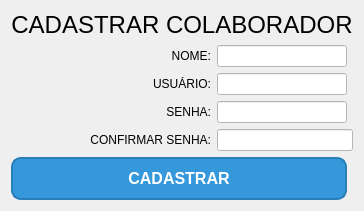
        <widget class="QWidget" name="page">
         <layout class="QGridLayout" name="gridLayout_6">
          <item row="10" column="0">
           <widget class="QPushButton" name="pushButton_15">
            <property name="styleSheet">
             <string notr="true">QPushButton {
    background-color: #3498db;       /* Azul claro */
    color: white;                    /* Cor do texto */
    border-radius: 10px;             /* Bordas arredondadas */
    padding: 10px;                   /* Espaçamento interno */
    font-size: 16px;                 /* Tamanho da fonte */
    font-weight: bold;               /* Texto em negrito */
    border: 2px solid #2980b9;       /* Borda com outra cor */
}

QPushButton:hover {
    background-color: #2980b9;       /* Cor ao passar o mouse */
}

QPushButton:pressed {
    background-color: #1c5d7a;       /* Cor ao pressionar o botão */
}
</string>
            </property>
            <property name="text">
             <string>CADASTRAR</string>
            </property>
           </widget>
          </item>
          <item row="4" column="0">
           <layout class="QHBoxLayout" name="horizontalLayout_13">
            <item>
             <widget class="QLabel" name="label_25">
              <property name="sizePolicy">
               <sizepolicy hsizetype="Preferred" vsizetype="Fixed">
                <horstretch>0</horstretch>
                <verstretch>0</verstretch>
               </sizepolicy>
              </property>
              <property name="minimumSize">
               <size>
                <width>200</width>
                <height>0</height>
               </size>
              </property>
              <property name="text">
               <string>SENHA:</string>
              </property>
              <property name="alignment">
               <set>Qt::AlignRight|Qt::AlignTrailing|Qt::AlignVCenter</set>
              </property>
             </widget>
            </item>
            <item>
             <widget class="QLineEdit" name="lineEdit_8">
              <property name="sizePolicy">
               <sizepolicy hsizetype="Expanding" vsizetype="Fixed">
                <horstretch>0</horstretch>
                <verstretch>0</verstretch>
               </sizepolicy>
              </property>
              <property name="styleSheet">
               <string notr="true">background-color: rgb(255, 255, 255);</string>
              </property>
              <property name="echoMode">
               <enum>QLineEdit::Password</enum>
              </property>
             </widget>
            </item>
           </layout>
          </item>
          <item row="2" column="0">
           <layout class="QHBoxLayout" name="horizontalLayout_11">
            <item>
             <widget class="QLabel" name="label_24">
              <property name="sizePolicy">
               <sizepolicy hsizetype="Preferred" vsizetype="Fixed">
                <horstretch>0</horstretch>
                <verstretch>0</verstretch>
               </sizepolicy>
              </property>
              <property name="minimumSize">
               <size>
                <width>200</width>
                <height>0</height>
               </size>
              </property>
              <property name="text">
               <string>USUÁRIO:</string>
              </property>
              <property name="alignment">
               <set>Qt::AlignRight|Qt::AlignTrailing|Qt::AlignVCenter</set>
              </property>
             </widget>
            </item>
            <item>
             <widget class="QLineEdit" name="lineEdit_5">
              <property name="sizePolicy">
               <sizepolicy hsizetype="Expanding" vsizetype="Fixed">
                <horstretch>0</horstretch>
                <verstretch>0</verstretch>
               </sizepolicy>
              </property>
              <property name="styleSheet">
               <string notr="true">background-color: rgb(255, 255, 255);</string>
              </property>
             </widget>
            </item>
           </layout>
          </item>
          <item row="7" column="0" colspan="2">
           <layout class="QHBoxLayout" name="horizontalLayout_12">
            <item>
             <widget class="QLabel" name="label_20">
              <property name="sizePolicy">
               <sizepolicy hsizetype="Preferred" vsizetype="Fixed">
                <horstretch>0</horstretch>
                <verstretch>0</verstretch>
               </sizepolicy>
              </property>
              <property name="minimumSize">
               <size>
                <width>200</width>
                <height>0</height>
               </size>
              </property>
              <property name="text">
               <string>CONFIRMAR SENHA:</string>
              </property>
              <property name="alignment">
               <set>Qt::AlignRight|Qt::AlignTrailing|Qt::AlignVCenter</set>
              </property>
             </widget>
            </item>
            <item>
             <widget class="QLineEdit" name="lineEdit_7">
              <property name="sizePolicy">
               <sizepolicy hsizetype="Expanding" vsizetype="Fixed">
                <horstretch>0</horstretch>
                <verstretch>0</verstretch>
               </sizepolicy>
              </property>
              <property name="styleSheet">
               <string notr="true">background-color: rgb(255, 255, 255);</string>
              </property>
              <property name="echoMode">
               <enum>QLineEdit::Password</enum>
              </property>
             </widget>
            </item>
           </layout>
          </item>
          <item row="0" column="0" colspan="2">
           <widget class="QLabel" name="label_21">
            <property name="sizePolicy">
             <sizepolicy hsizetype="Preferred" vsizetype="Fixed">
              <horstretch>0</horstretch>
              <verstretch>0</verstretch>
             </sizepolicy>
            </property>
            <property name="text">
             <string>&lt;html&gt;&lt;head/&gt;&lt;body&gt;&lt;p align=&quot;center&quot;&gt;&lt;span style=&quot; font-size:18pt;&quot;&gt;CADASTRAR COLABORADOR&lt;/span&gt;&lt;/p&gt;&lt;/body&gt;&lt;/html&gt;</string>
            </property>
           </widget>
          </item>
          <item row="1" column="0">
           <layout class="QHBoxLayout" name="horizontalLayout_10">
            <item>
             <widget class="QLabel" name="label_22">
              <property name="sizePolicy">
               <sizepolicy hsizetype="Minimum" vsizetype="Fixed">
                <horstretch>0</horstretch>
                <verstretch>0</verstretch>
               </sizepolicy>
              </property>
              <property name="minimumSize">
               <size>
                <width>200</width>
                <height>0</height>
               </size>
              </property>
              <property name="text">
               <string>NOME:</string>
              </property>
              <property name="alignment">
               <set>Qt::AlignRight|Qt::AlignTrailing|Qt::AlignVCenter</set>
              </property>
             </widget>
            </item>
            <item>
             <widget class="QLineEdit" name="lineEdit_6">
              <property name="sizePolicy">
               <sizepolicy hsizetype="Expanding" vsizetype="Fixed">
                <horstretch>0</horstretch>
                <verstretch>0</verstretch>
               </sizepolicy>
              </property>
              <property name="styleSheet">
               <string notr="true">background-color: rgb(255, 255, 255);</string>
              </property>
             </widget>
            </item>
           </layout>
          </item>
         </layout>
        </widget>
